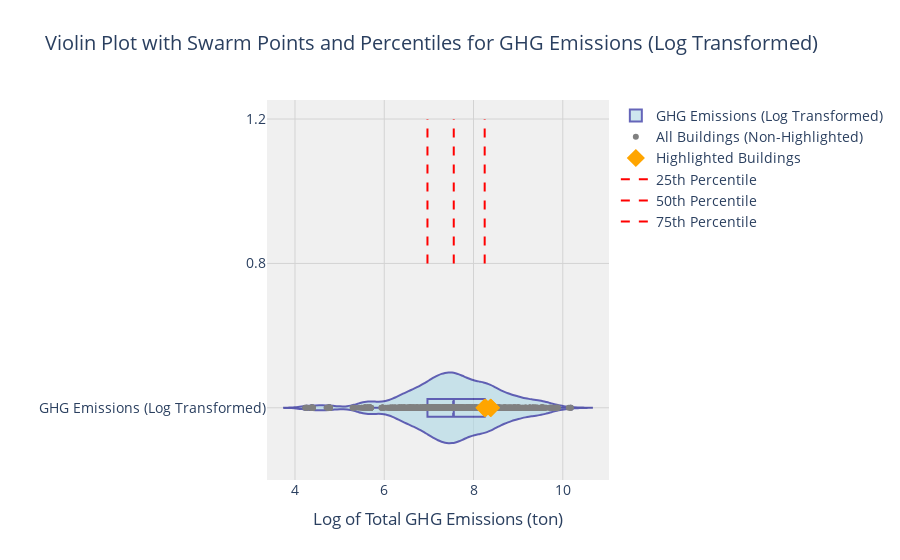

The notebook cell saved with this chart:
### Code cell
import pandas as pd
import plotly.graph_objs as go
import plotly.express as px
import plotly.io as pio
import numpy as np

# Load the dataset
file_path = '/Users/wangzhuoyulucas/Library/Mobile Documents/com~apple~CloudDocs/ALLABOUTDSS/DSS5105/5105-Question2/merged_df1.csv'  # Replace with the correct file path
df = pd.read_csv(file_path)

# Apply log transformation to reduce skewness
# Adding a small constant to avoid log(0) if needed
df['GHG_Total_Log'] = np.log(df['GHG_Total'] + 1)

# Calculate percentiles
percentiles = np.percentile(df['GHG_Total_Log'], [25, 50, 75])

# Create a figure for the swarm plot and violin plot
fig = go.Figure()

# Add a violin plot for GHG emissions by building (log-transformed)
fig.add_trace(go.Violin(
    x=df['GHG_Total_Log'],
    name='GHG Emissions (Log Transformed)',
    box_visible=True,
    meanline_visible=True,
    fillcolor='lightblue',
    line_color='darkblue',
    opacity=0.6,
    orientation='h'
))

# Add swarm points to the plot (log-transformed) for non-highlighted buildings in grey
non_highlight_df = df[~df['Building Name'].isin(['EQUINIX SG3 DATA CENTRE', 'BLK 20 ARC'])]
fig.add_trace(go.Scatter(
    y=['GHG Emissions (Log Transformed)'] * len(non_highlight_df),
    x=non_highlight_df['GHG_Total_Log'],
    mode='markers',
    marker=dict(size=6, color='grey', symbol='circle'),
    name='All Buildings (Non-Highlighted)'
))

# Highlight specific building(s) with larger marker size and dodged position (log-transformed)
highlight_buildings = ['EQUINIX SG3 DATA CENTRE', 'BLK 20 ARC']
highlight_df = df[df['Building Name'].isin(highlight_buildings)]
fig.add_trace(go.Scatter(
    y=['GHG Emissions (Log Transformed)'] * len(highlight_df),
    x=highlight_df['GHG_Total_Log'],
    mode='markers',
    marker=dict(size=14, color='orange', symbol='diamond'),
    name='Highlighted Buildings'
))

# Add percentile lines
for percentile, label in zip(percentiles, ['25th Percentile', '50th Percentile', '75th Percentile']):
    fig.add_trace(go.Scatter(x=[percentile, percentile], y=[0.8, 1.2],
                             mode='lines',
                             line=dict(color='red', dash='dash'),
                             name=label))

fig.update_layout(title='Violin Plot with Swarm Points and Percentiles for GHG Emissions (Log Transformed)',
                  xaxis_title='Log of Total GHG Emissions (ton)',
                  yaxis_title='',
                  plot_bgcolor='rgba(240, 240, 240, 1)',
                  font=dict(size=14),
                  xaxis=dict(showgrid=True, gridcolor='lightgrey'),
                  yaxis=dict(showgrid=True, gridcolor='lightgrey'))

# Show the plot
pio.show(fig)

### Figure 1 — Plotly figure (JSON) as saved in the notebook; plotly's stock layout.template omitted (floating-point values rounded to 4 significant figures; data arrays with more than 128 entries replaced by an {"elided": "..."} marker saying what was removed)
{"data": [{"box": {"visible": true}, "fillcolor": "lightblue", "line": {"color": "darkblue"}, "meanline": {"visible": true}, "name": "GHG Emissions (Log Transformed)", "opacity": 0.6, "orientation": "h", "type": "violin", "x": {"elided": "1407 float values"}}, {"marker": {"color": "grey", "size": 6, "symbol": "circle"}, "mode": "markers", "name": "All Buildings (Non-Highlighted)", "type": "scatter", "x": {"elided": "1401 float values"}, "y": {"elided": "1401 str values"}}, {"marker": {"color": "orange", "size": 14, "symbol": "diamond"}, "mode": "markers", "name": "Highlighted Buildings", "type": "scatter", "x": [8.275, 8.252, 8.245, 8.388, 8.377, 8.391], "y": ["GHG Emissions (Log Transformed)", "GHG Emissions (Log Transformed)", "GHG Emissions (Log Transformed)", "GHG Emissions (Log Transformed)", "GHG Emissions (Log Transformed)", "GHG Emissions (Log Transformed)"]}, {"line": {"color": "red", "dash": "dash"}, "mode": "lines", "name": "25th Percentile", "type": "scatter", "x": [6.968, 6.968], "y": [0.8, 1.2]}, {"line": {"color": "red", "dash": "dash"}, "mode": "lines", "name": "50th Percentile", "type": "scatter", "x": [7.557, 7.557], "y": [0.8, 1.2]}, {"line": {"color": "red", "dash": "dash"}, "mode": "lines", "name": "75th Percentile", "type": "scatter", "x": [8.25, 8.25], "y": [0.8, 1.2]}], "layout": {"font": {"size": 14}, "plot_bgcolor": "rgba(240, 240, 240, 1)", "title": {"text": "Violin Plot with Swarm Points and Percentiles for GHG Emissions (Log Transformed)"}, "xaxis": {"gridcolor": "lightgrey", "showgrid": true, "title": {"text": "Log of Total GHG Emissions (ton)"}}, "yaxis": {"gridcolor": "lightgrey", "showgrid": true, "title": {"text": ""}}}}
